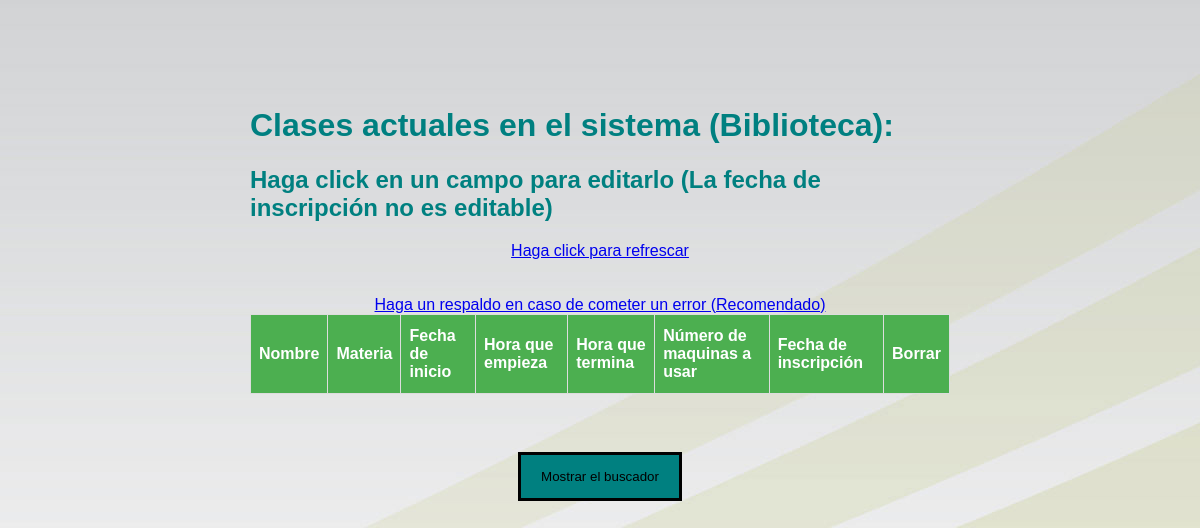
Page /libclase.php on the earlier database version.
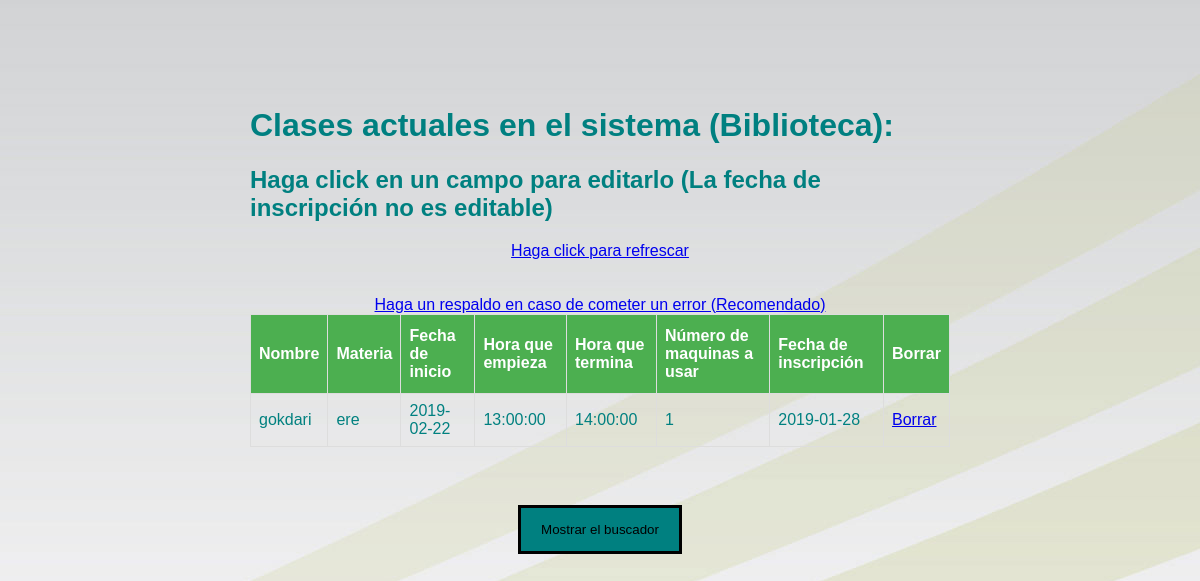
Same page on the later database version.
### tables this page shows
CREATE TABLE `reservatodo` (
  `id` int(11) NOT NULL AUTO_INCREMENT,
  `nombre` varchar(100) NOT NULL,
  `materia` varchar(100) NOT NULL,
  `salon` varchar(100) NOT NULL,
  `fecha` varchar(100) NOT NULL,
  `fechaemp` time NOT NULL,
  `fechater` time NOT NULL,
  `numero` int(11) NOT NULL,
  `fechainscripcion` date NOT NULL,
  PRIMARY KEY (`id`)
);

### libclase.php (the view, shortened to what this page needs)
<?php
include_once("connection.php");
$sql = "SELECT * FROM `reservatodo` WHERE salon='biblioteca' limit 10 ";
$queryRecords = mysqli_query($conn, $sql) or die("Error al buscar");
?>
<!DOCTYPE html>
<html lang="en">
<head>
<link rel="stylesheet" href="estilos\clase.css">
</head>
<body>
<br></br>
<div class="container" id="otra">
<h1>Clases actuales en el sistema (Biblioteca):</h1>
<h2>Haga click en un campo para editarlo (La fecha de inscripción no es editable)</h2>
<div style="text-align: center;"><a href="libclase.php">Haga click para refrescar</a></div>
<br></br>
<div style="text-align: center;"><a href="backup.php" target="_blank">Haga un respaldo en caso de cometer un error (Recomendado)</a></div>
<table id="employee_grid" name="employee_grid" class="table table-condensed table-hover table-striped bootgrid-table" width="60%" cellspacing="0">
   <thead>
      <tr>
         <th>Nombre</th>
         <th>Materia</th>
         <th>Fecha de inicio</th>
		 <th>Hora que empieza</th>
		 <th>Hora que termina</th>
		 <th>Número de maquinas a usar</th>
		 <th>Fecha de inscripción</th>
		 <th>Borrar</th>
      </tr>
   </thead>
   <tbody id="_editable_table">
      <?php foreach($queryRecords as $res) :?>
      <tr data-row-id="<?php echo $res['id'];?>">
	  <center><td class="editable-col" contenteditable="true" collib='0' oldVal ="<?php echo $res['nombre'];?>"><?php echo $res['nombre'];?></td></center>
	  <center><td class="editable-col" contenteditable="true" collib='1' oldVal ="<?php echo $res['materia'];?>"><?php echo $res['materia'];?></td></center>
	  <center><td class="editable-col" contenteditable="true" collib='2' oldVal ="<?php echo $res['fecha'];?>"><?php echo $res['fecha'];?></td></center>
	  <center><td class="editable-col" contenteditable="true" collib='3' oldVal ="<?php echo $res['fechaemp'];?>"><?php echo $res['fechaemp'];?></td></center>
	  <center><td class="editable-col" contenteditable="true" collib='4' oldVal ="<?php echo $res['fechater'];?>"><?php echo $res['fechater'];?></td></center>
	  <center><td class="editable-col" contenteditable="true" collib='5' oldVal ="<?php echo $res['numero'];?>"><?php echo $res['numero'];?></td></center>
	  <center><td class="editable-col" contenteditable="false" collib='6' oldVal ="<?php echo $res['fechainscripcion'];?>"><?php echo $res['fechainscripcion'];?></td></center>
		 <?php
		 echo "<td><a href='libclaseborrar.php?id=".$res['id']."'>Borrar</a></td>";
		 echo "</tr>";
		 ?>
	  <?php endforeach;?>
   </tbody>
</table>
</div>
<div id="boton2" style="text-align: center;">
<button onclick="myFunction2()">Mostrar el buscador</button>
</div>
</body>
</html>

Differences in the rows shown:
added reservatodo: nombre "gokdari", materia "ere", fecha "2019-02-22", fechaemp "13:00:00", fechater "14:00:00", numero "1", fechainscripcion "2019-01-28"
